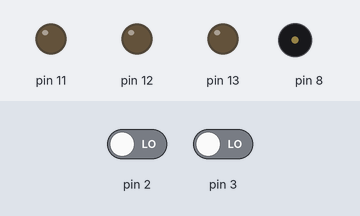
The sketch below on a simulated Arduino Uno, built with avr-gcc and run on an emulated ATmega328P. On the bench: output pins drawn as LEDs (lit = HIGH), buzzer (waves = sounding). Inputs (shaded band) come from the test bench; at power-on: pin 2 LOW, pin 3 LOW. Random numbers use the default seed unless the sketch sets one.

Above: at 1.6 s.
1.7 s: pin 2 driven HIGH
At 2.7 s:
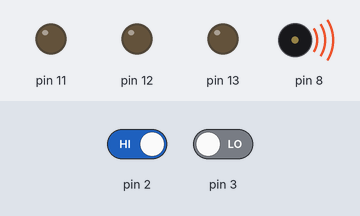
3.5 s: pin 2 driven LOW
At 3.8 s:
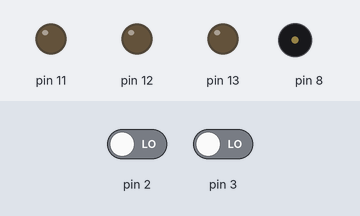
5.0 s: pin 3 driven HIGH
At 34.2 s:
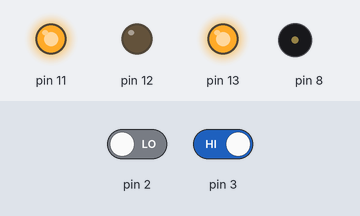
Timing chart, 0 to 34.4 s (numbered marks = the images above; inputs shaded):
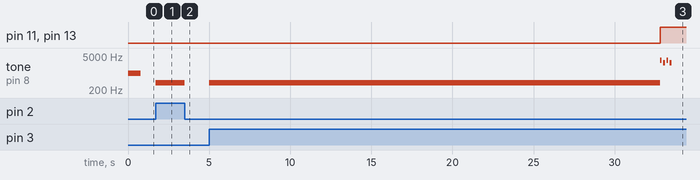

Measured:
- after the input at 1.7 s, tone on pin 8: silent → 400 Hz at once
- after the input at 3.5 s, tone on pin 8: 400 Hz → silent at once
- after the input at 5.0 s, pin 13: LOW → HIGH after 27.8 s; tone on pin 8: plays 400 Hz for 27.8 s, 3300 Hz for 0.10 s, 2700 Hz for 0.10 s, 3300 Hz for 0.10 s, 2700 Hz for 0.10 s, starting at once

The sketch:

sound_game.ino
```cpp
void start(int);
void ok(int);
void ng(int);
boolean light=false;
int rtime = random(1000,10000);
int stime;
boolean sta = false;

// the setup function runs once when you press reset or power the board
void setup() {
  // initialize digital pin 13 as an output.
  pinMode(13, OUTPUT);
  pinMode(3, INPUT);
  pinMode(12, OUTPUT);
  pinMode(2, INPUT);
  pinMode(11, OUTPUT);
}

void start(int port){
  tone(port,1000);
  delay(800);
  noTone(8);
}

void ng(int port){
  tone(port,400);
  delay(100);
  noTone(port);
}

void ok(int port){
  tone(port,3300);
  delay(100);
  noTone(port);
  delay(100);
  tone(port,2700);
  delay(100);
  noTone(port);
  delay(100);
  tone(port,3300);
  delay(100);
  noTone(port);
  delay(100);
  tone(port,2700);
  delay(100);
  noTone(port);
}


// the loop function runs over and over again forever
void loop() {
  if(!sta){//もし始まっていなかったら、
    start(8);//スタート音をならして、
    sta = true;//startフラグをtrueにして、2回目以降ならないようにして、
    stime = millis();//スタート時間を記録
  }

  if(!light && millis() - stime > rtime){//スタート時間から乱数時間経ったら、
    light = true;//ライトフラグをtrueにして、
    digitalWrite(11,HIGH);//LEDを光らせる
  }

  if (digitalRead(2)==HIGH) {
    if(light){//光ってからボタンを押したら
      digitalWrite(12, HIGH);//光らせて
      ok(8);//正解音をならす
      delay(1000000000);
    }
    if(!light){//光る前にボタンを押したら
      ng(8);//ブザーをならす
      stime = millis();//再スタート
    }

  }


  if (digitalRead(3)==HIGH) {
    if(light){//光ってからボタンを押したら
      digitalWrite(13, HIGH);//光らせて
      ok(8);//正解音をならす
      delay(1000000000);
    }
    if(!light){//光る前にボタンを押したら
      ng(8);//ブザーをならす
      stime = millis();//再スタート
    }
  }

}
```
